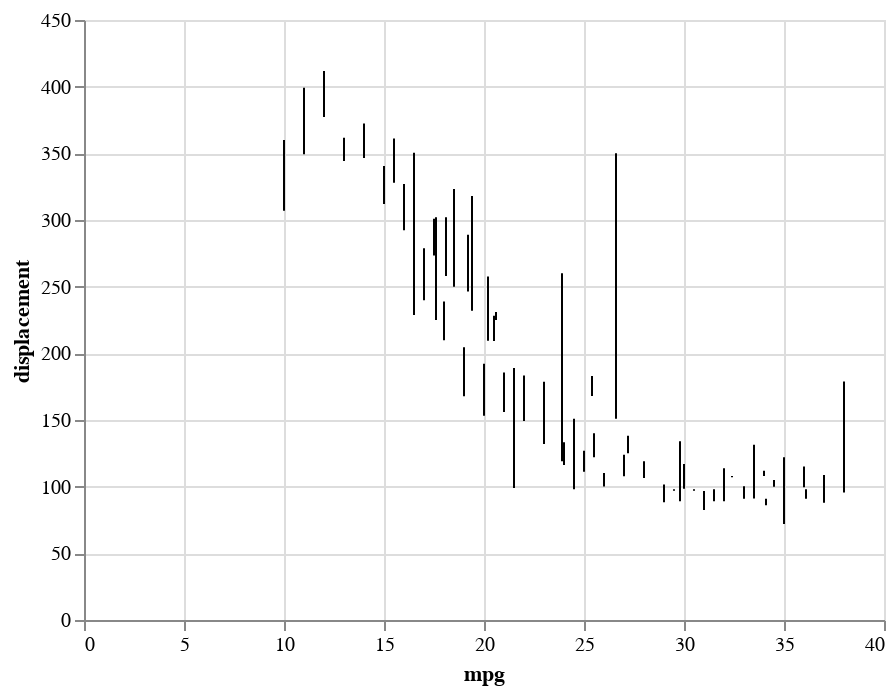

The notebook cell saved with this chart:
### Code cell
errorbar = alt.Chart(df2).mark_errorbar().encode(
    y='displacement:Q',
    x='mpg:Q'
)
errorbar

### Figure 1 — Vega-Lite specification as saved in the notebook (floating-point values rounded to 4 significant figures; data arrays with more than 128 entries replaced by an {"elided": "..."} marker saying what was removed)
{"config": {"view": {"continuousWidth": 400, "continuousHeight": 300}}, "data": {"name": "data-4766f396ec9ac170016b09afb643730f"}, "mark": "errorbar", "encoding": {"x": {"field": "mpg", "type": "quantitative"}, "y": {"field": "displacement", "type": "quantitative"}}, "$schema": "https://vega.github.io/schema/vega-lite/v4.17.0.json", "datasets": {"data-4766f396ec9ac170016b09afb643730f": {"elided": "398 records"}}}
